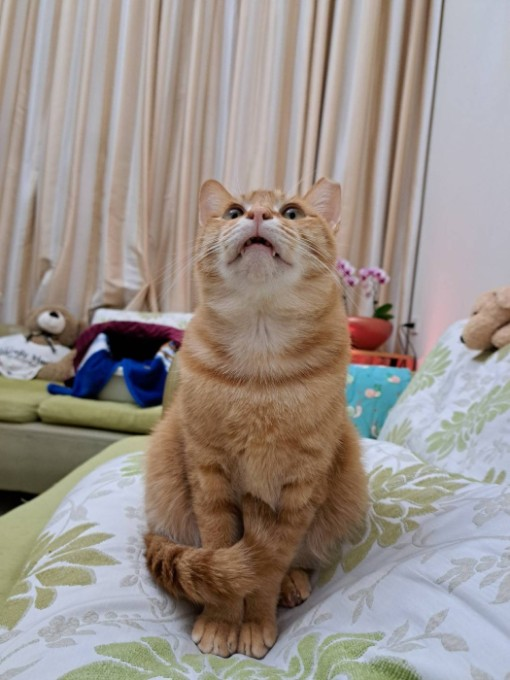
#> input picture images/curious_cat.jpg, 510 x 680 px
$ python main.py
#> lines starting #> are read from the running program, lines starting #| are printed output that depends on the picture
import cv2
import numpy as np
import paper
import dearpygui.dearpygui as dpg
from array import array
import noise_texture

dpg.create_context()
#> (this line was passed over: dearpygui is not available in this run)
dpg.create_viewport(title='Rolling Watercolor Stylization', width=1280, height=768)
#> (this line was passed over: dearpygui is not available in this run)


origin_img = None
image_width, image_height, rgb_channel, rgba_channel = None, None, 3, 4
image_pixels = None
raw_data = None

def open_and_set_origin_image(img_path):
#> called with img_path = 'images/curious_cat.jpg'
    global origin_img, image_width, image_height, rgb_channel, rgba_channel, image_pixels, raw_data
    origin_img = cv2.imread(img_path)
#> origin_img is the input picture: shape (680, 510, 3); mean B, G, R 138, 144.4, 154.1
    b, g, r = cv2.split(origin_img) # origin_img preprocessing
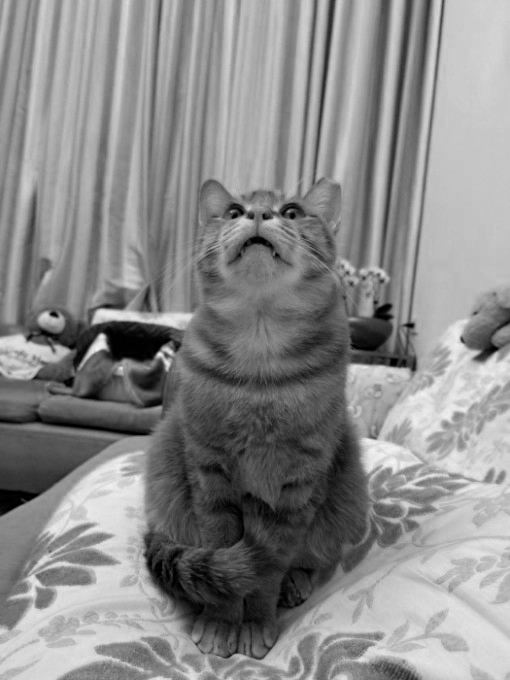
#> b: shape (680, 510); min 0, max 246, mean 138
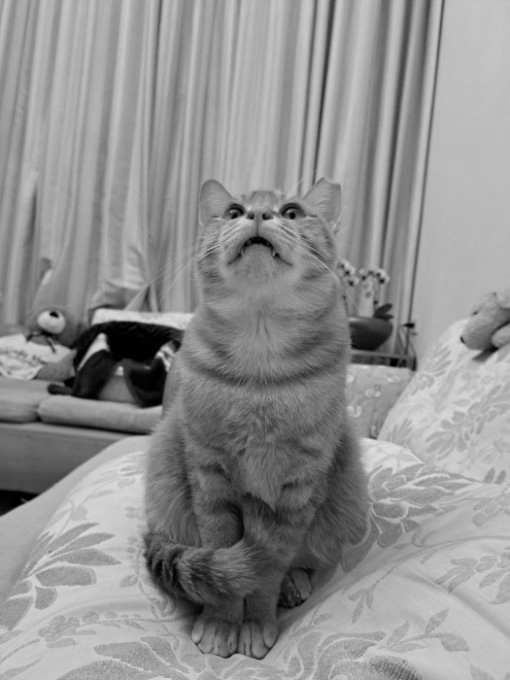
#> g: shape (680, 510); min 0, max 226, mean 144.4
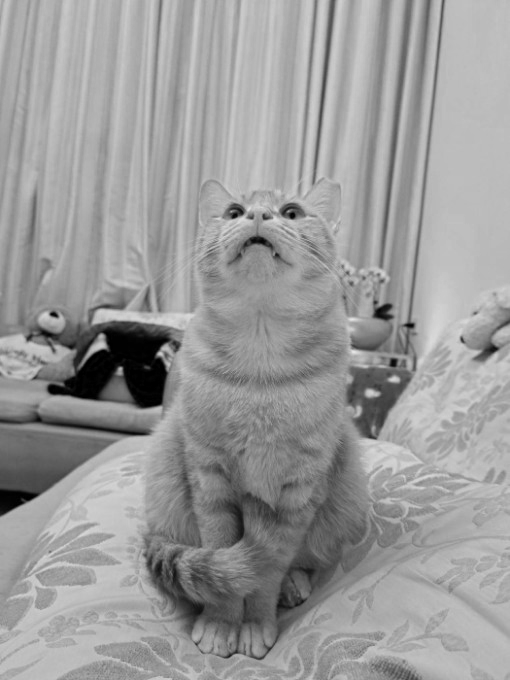
#> r: shape (680, 510); min 0, max 230, mean 154.1
    origin_img = cv2.merge([r, g, b])
    origin_img = origin_img / 255.
    origin_img = origin_img.astype(np.float32)

    # reset global variables
    image_width, image_height = origin_img.shape[1], origin_img.shape[0]
#> image_width = 510; image_height = 680
    image_pixels = image_height * image_width
#> image_pixels = 346800
    raw_data_size = image_width * image_height * rgba_channel
#> raw_data_size = 1387200
    raw_data = array('f', [1.] * raw_data_size)

open_and_set_origin_image("images/curious_cat.jpg")


# paper_img
paper_img = None

iteration_time = 4
# b4 s 1 r 0-5
sigma_s = 10
sigma_r = 0.1


texture_format = dpg.mvFormat_Float_rgba
dpg.add_texture_registry(tag="texture_registry", show=False) # use texture_registry for texture removal/addition
#> (this line was passed over: dearpygui is not available in this run)
dpg.add_raw_texture(
    width=image_width, height=image_height, default_value=raw_data,
    format=texture_format, tag="image", parent="texture_registry"
)
#> (this line was passed over: dearpygui is not available in this run)


# [7 lines left out: function update_image, not called in this run]


width, height = 512, 768
posx, posy = 20, 0
color_change_debug = 0


def set_sigma_s(sender):
    sigma_s = dpg.get_value("SliderFloat1")
    update_log(f's:{sigma_s}')


def set_sigma_r(sender):
    sigma_r = dpg.get_value("SliderFloat2")
    update_log(f'r:{sigma_r}')


#> (the run stopped early here; a loop or call above may not have finished)

$ run again, with images/image.png saved as images/curious_cat.jpg
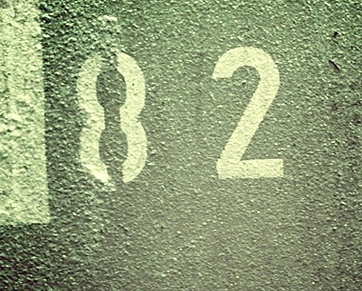
#> input picture images/image.png, 362 x 291 px
#> in open_and_set_origin_image, origin_img is the input picture: shape (291, 362, 3); mean B, G, R 119, 157.7, 144.4
#> in open_and_set_origin_image, `b, g, r = cv2.split(origin_img)`:
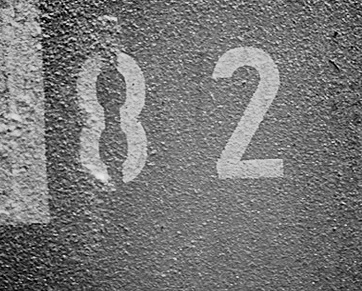
#> b: shape (291, 362); min 0, max 239, mean 119
#> in open_and_set_origin_image, `b, g, r = cv2.split(origin_img)`:
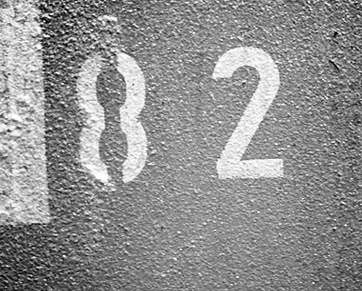
#> r: shape (291, 362); min 0, max 255, mean 144.4
